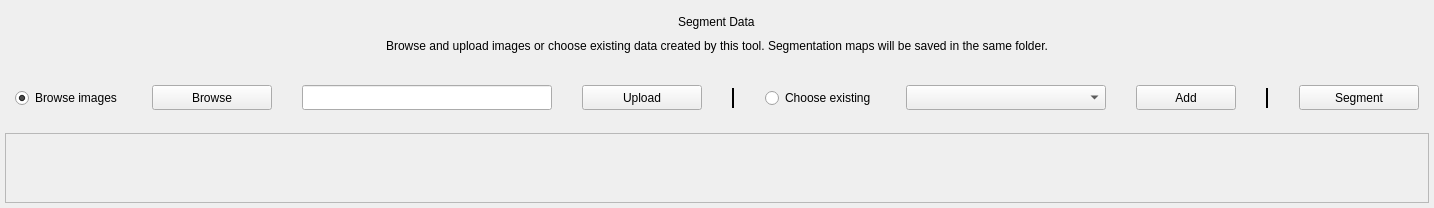
            <widget class="QWidget" name="segmentPage">
             <layout class="QVBoxLayout" name="verticalLayout_5">
              <property name="spacing">
               <number>10</number>
              </property>
              <property name="leftMargin">
               <number>5</number>
              </property>
              <property name="topMargin">
               <number>5</number>
              </property>
              <property name="rightMargin">
               <number>5</number>
              </property>
              <property name="bottomMargin">
               <number>5</number>
              </property>
              <item>
               <widget class="QWidget" name="segmentTitleContainer" native="true">
                <layout class="QVBoxLayout" name="verticalLayout_8">
                 <property name="spacing">
                  <number>10</number>
                 </property>
                 <property name="leftMargin">
                  <number>5</number>
                 </property>
                 <property name="topMargin">
                  <number>10</number>
                 </property>
                 <property name="rightMargin">
                  <number>5</number>
                 </property>
                 <property name="bottomMargin">
                  <number>10</number>
                 </property>
                 <item alignment="Qt::AlignHCenter">
                  <widget class="QLabel" name="segmentTitleLabel">
                   <property name="text">
                    <string>Segment Data</string>
                   </property>
                  </widget>
                 </item>
                 <item alignment="Qt::AlignHCenter">
                  <widget class="QLabel" name="segmentSubtitleLabel">
                   <property name="text">
                    <string>Browse and upload images or choose existing data created by this tool. Segmentation maps will be saved in the same folder.</string>
                   </property>
                   <property name="alignment">
                    <set>Qt::AlignCenter</set>
                   </property>
                  </widget>
                 </item>
                </layout>
               </widget>
              </item>
              <item alignment="Qt::AlignHCenter|Qt::AlignVCenter">
               <widget class="QWidget" name="segmentDataContainer" native="true">
                <property name="sizePolicy">
                 <sizepolicy hsizetype="Preferred" vsizetype="Preferred">
                  <horstretch>0</horstretch>
                  <verstretch>0</verstretch>
                 </sizepolicy>
                </property>
                <property name="minimumSize">
                 <size>
                  <width>0</width>
                  <height>50</height>
                 </size>
                </property>
                <property name="maximumSize">
                 <size>
                  <width>16777215</width>
                  <height>50</height>
                 </size>
                </property>
                <layout class="QHBoxLayout" name="horizontalLayout_8">
                 <property name="spacing">
                  <number>30</number>
                 </property>
                 <property name="leftMargin">
                  <number>10</number>
                 </property>
                 <property name="topMargin">
                  <number>0</number>
                 </property>
                 <property name="rightMargin">
                  <number>10</number>
                 </property>
                 <property name="bottomMargin">
                  <number>0</number>
                 </property>
                 <item>
                  <widget class="QRadioButton" name="segmentBrowseRadio">
                   <property name="sizePolicy">
                    <sizepolicy hsizetype="Fixed" vsizetype="Fixed">
                     <horstretch>0</horstretch>
                     <verstretch>0</verstretch>
                    </sizepolicy>
                   </property>
                   <property name="text">
                    <string>Browse images</string>
                   </property>
                   <property name="checked">
                    <bool>true</bool>
                   </property>
                  </widget>
                 </item>
                 <item>
                  <widget class="QPushButton" name="segmentBrowseButton">
                   <property name="sizePolicy">
                    <sizepolicy hsizetype="Fixed" vsizetype="Fixed">
                     <horstretch>0</horstretch>
                     <verstretch>0</verstretch>
                    </sizepolicy>
                   </property>
                   <property name="minimumSize">
                    <size>
                     <width>120</width>
                     <height>25</height>
                    </size>
                   </property>
                   <property name="maximumSize">
                    <size>
                     <width>120</width>
                     <height>25</height>
                    </size>
                   </property>
                   <property name="text">
                    <string>Browse</string>
                   </property>
                  </widget>
                 </item>
                 <item>
                  <widget class="QLineEdit" name="segmentBrowseInput">
                   <property name="sizePolicy">
                    <sizepolicy hsizetype="Preferred" vsizetype="Fixed">
                     <horstretch>0</horstretch>
                     <verstretch>0</verstretch>
                    </sizepolicy>
                   </property>
                   <property name="minimumSize">
                    <size>
                     <width>250</width>
                     <height>25</height>
                    </size>
                   </property>
                   <property name="maximumSize">
                    <size>
                     <width>400</width>
                     <height>25</height>
                    </size>
                   </property>
                  </widget>
                 </item>
                 <item>
                  <widget class="QPushButton" name="segmentUploadButton">
                   <property name="sizePolicy">
                    <sizepolicy hsizetype="Fixed" vsizetype="Fixed">
                     <horstretch>0</horstretch>
                     <verstretch>0</verstretch>
                    </sizepolicy>
                   </property>
                   <property name="minimumSize">
                    <size>
                     <width>120</width>
                     <height>25</height>
                    </size>
                   </property>
                   <property name="maximumSize">
                    <size>
                     <width>120</width>
                     <height>25</height>
                    </size>
                   </property>
                   <property name="text">
                    <string>Upload</string>
                   </property>
                  </widget>
                 </item>
                 <item>
                  <widget class="Line" name="line_3">
                   <property name="sizePolicy">
                    <sizepolicy hsizetype="Fixed" vsizetype="Minimum">
                     <horstretch>0</horstretch>
                     <verstretch>0</verstretch>
                    </sizepolicy>
                   </property>
                   <property name="minimumSize">
                    <size>
                     <width>0</width>
                     <height>20</height>
                    </size>
                   </property>
                   <property name="maximumSize">
                    <size>
                     <width>16777215</width>
                     <height>20</height>
                    </size>
                   </property>
                   <property name="frameShadow">
                    <enum>QFrame::Plain</enum>
                   </property>
                   <property name="lineWidth">
                    <number>2</number>
                   </property>
                   <property name="orientation">
                    <enum>Qt::Vertical</enum>
                   </property>
                  </widget>
                 </item>
                 <item>
                  <widget class="QRadioButton" name="segmentChooseRadio">
                   <property name="enabled">
                    <bool>true</bool>
                   </property>
                   <property name="sizePolicy">
                    <sizepolicy hsizetype="Fixed" vsizetype="Fixed">
                     <horstretch>0</horstretch>
                     <verstretch>0</verstretch>
                    </sizepolicy>
                   </property>
                   <property name="text">
                    <string>Choose existing</string>
                   </property>
                  </widget>
                 </item>
                 <item>
                  <widget class="QComboBox" name="segmentChooseCombo">
                   <property name="sizePolicy">
                    <sizepolicy hsizetype="Preferred" vsizetype="Fixed">
                     <horstretch>0</horstretch>
                     <verstretch>0</verstretch>
                    </sizepolicy>
                   </property>
                   <property name="minimumSize">
                    <size>
                     <width>200</width>
                     <height>25</height>
                    </size>
                   </property>
                   <property name="maximumSize">
                    <size>
                     <width>300</width>
                     <height>25</height>
                    </size>
                   </property>
                  </widget>
                 </item>
                 <item>
                  <widget class="QPushButton" name="segmentAddButton">
                   <property name="sizePolicy">
                    <sizepolicy hsizetype="Fixed" vsizetype="Fixed">
                     <horstretch>0</horstretch>
                     <verstretch>0</verstretch>
                    </sizepolicy>
                   </property>
                   <property name="minimumSize">
                    <size>
                     <width>100</width>
                     <height>25</height>
                    </size>
                   </property>
                   <property name="maximumSize">
                    <size>
                     <width>100</width>
                     <height>25</height>
                    </size>
                   </property>
                   <property name="text">
                    <string>Add</string>
                   </property>
                  </widget>
                 </item>
                 <item>
                  <widget class="Line" name="line_4">
                   <property name="sizePolicy">
                    <sizepolicy hsizetype="Fixed" vsizetype="Minimum">
                     <horstretch>0</horstretch>
                     <verstretch>0</verstretch>
                    </sizepolicy>
                   </property>
                   <property name="minimumSize">
                    <size>
                     <width>0</width>
                     <height>20</height>
                    </size>
                   </property>
                   <property name="maximumSize">
                    <size>
                     <width>16777215</width>
                     <height>20</height>
                    </size>
                   </property>
                   <property name="frameShadow">
                    <enum>QFrame::Plain</enum>
                   </property>
                   <property name="lineWidth">
                    <number>2</number>
                   </property>
                   <property name="orientation">
                    <enum>Qt::Vertical</enum>
                   </property>
                  </widget>
                 </item>
                 <item>
                  <widget class="QPushButton" name="startSegmentButton">
                   <property name="sizePolicy">
                    <sizepolicy hsizetype="Fixed" vsizetype="Fixed">
                     <horstretch>0</horstretch>
                     <verstretch>0</verstretch>
                    </sizepolicy>
                   </property>
                   <property name="minimumSize">
                    <size>
                     <width>120</width>
                     <height>25</height>
                    </size>
                   </property>
                   <property name="maximumSize">
                    <size>
                     <width>120</width>
                     <height>25</height>
                    </size>
                   </property>
                   <property name="text">
                    <string>Segment</string>
                   </property>
                  </widget>
                 </item>
                </layout>
               </widget>
              </item>
              <item>
               <widget class="QScrollArea" name="segmentScrollArea">
                <property name="sizePolicy">
                 <sizepolicy hsizetype="Preferred" vsizetype="Expanding">
                  <horstretch>0</horstretch>
                  <verstretch>0</verstretch>
                 </sizepolicy>
                </property>
                <property name="styleSheet">
                 <string notr="true"/>
                </property>
                <property name="horizontalScrollBarPolicy">
                 <enum>Qt::ScrollBarAlwaysOff</enum>
                </property>
                <property name="widgetResizable">
                 <bool>true</bool>
                </property>
                <widget class="QWidget" name="segmentScrollAreaContents">
                 <property name="geometry">
                  <rect>
                   <x>0</x>
                   <y>0</y>
                   <width>1257</width>
                   <height>514</height>
                  </rect>
                 </property>
                 <property name="sizePolicy">
                  <sizepolicy hsizetype="Minimum" vsizetype="Minimum">
                   <horstretch>0</horstretch>
                   <verstretch>0</verstretch>
                  </sizepolicy>
                 </property>
                 <property name="styleSheet">
                  <string notr="true"/>
                 </property>
                </widget>
               </widget>
              </item>
             </layout>
            </widget>
